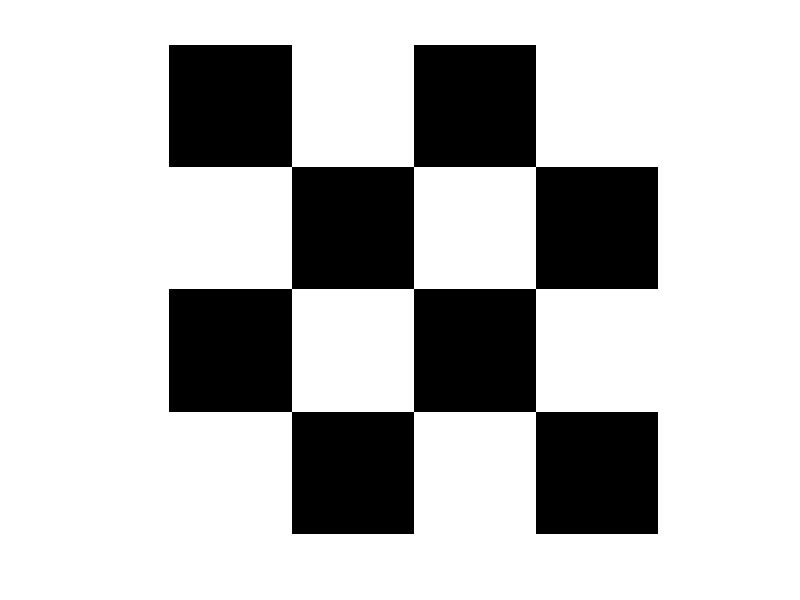
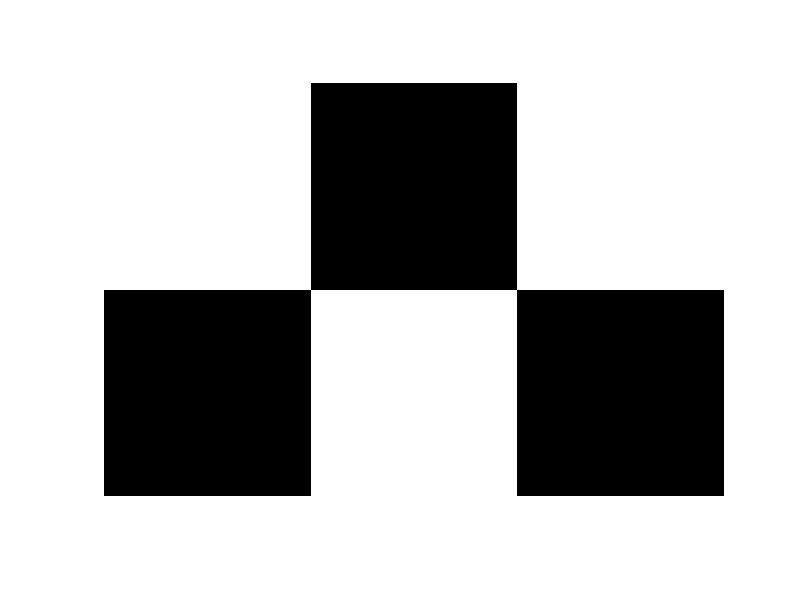

MATLAB code for these plots, in order:
clc 
clear 
close all 
B=zeros(100,100); 
W=ones(100,100); 
I=[B,W,B,W;W,B,W,B;B,W,B,W;W,B,W,B]; 
II=logical(I); 
figure; 
imshow(II); 
I1=II(201:400,101:400); 
figure; 
imshow(I1); 